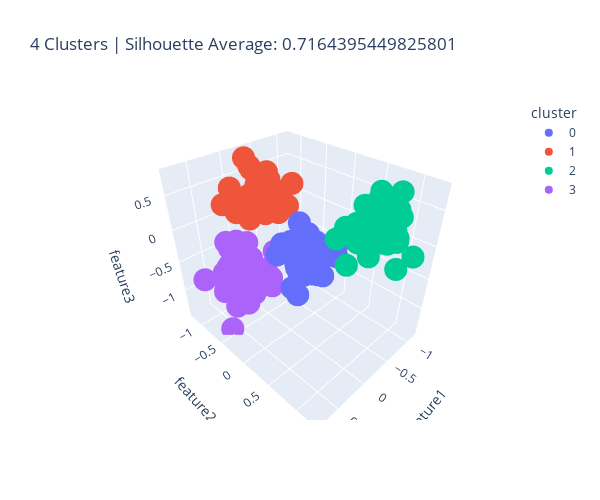

The notebook cell saved with this chart:
### Code cell
df_preds = df.copy()
df_preds["cluster"] = pd.Categorical(
    kmeans.labels_.astype(str), 
    categories=["0", "1", "2", "3"], 
    ordered=True
)


px.scatter_3d(
    df_preds, 
    x="feature1", y="feature2", z="feature3", 
    height=500, width=600, color="cluster",
    category_orders={"cluster": ["0", "1", "2", "3"]},
    title=f"{k_clusters} Clusters | Silhouette Average: {silhouette_avg}"
)
